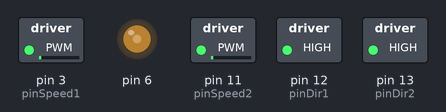
Bench run of a sketch on a simulated Arduino Uno, built with avr-gcc and run on an emulated ATmega328P. Shown: switched loads named in the sketch (green lamp = pin HIGH), output pins drawn as LEDs (lit = HIGH).

Above: at 0.05 s.
At 1.3 s:
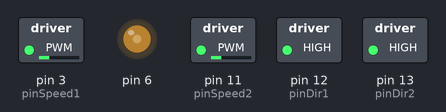
At 2.55 s:
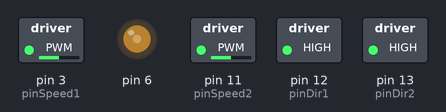
At 5.05 s:
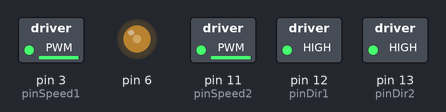
At 7.6 s:
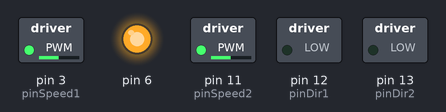
At 10.15 s:
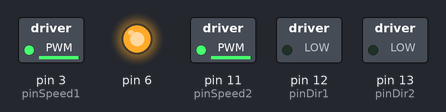
Timing chart, 0 to 13.3 s (numbered marks = the images above):
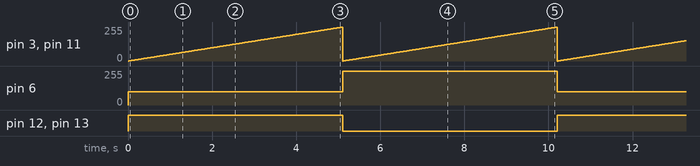

Measured:
- by itself, pin 3 (pinSpeed1), pin 11 (pinSpeed2): ramps from 0/255 to 254/255 and jumps back, once every 5.1 s
- by itself, pin 6: alternates 255/255 for 5.1 s and 100/255 for 5.1 s
- by itself, pin 12 (pinDir1), pin 13 (pinDir2): alternates HIGH for 5.1 s and LOW for 5.1 s

The sketch:

drawBot.ino
```cpp
// pins motorshield
int pinDir1 = 12;
int pinDir2 = 13;
int pinSpeed1 = 3;
int pinSpeed2 = 11;


void setup() {

  // pin modes
  pinMode(pinDir1, OUTPUT);
  pinMode(pinDir2, OUTPUT);

}

void loop() {

  // dir
  digitalWrite(pinDir1, HIGH);
  digitalWrite(pinDir2, HIGH);

  analogWrite(6, 100);

  // speedramp
  for (int i = 0; i < 255; i++) {
    analogWrite(pinSpeed1, i);
    analogWrite(pinSpeed2, i);
    delay(20);
  }

  // dir
  digitalWrite(pinDir1, LOW);
  digitalWrite(pinDir2, LOW);

  analogWrite(6, 255);

  // speedramp
  for (int i = 0; i < 255; i++) {
    analogWrite(pinSpeed1, i);
    analogWrite(pinSpeed2, i);
    delay(20);
  }

}
```
